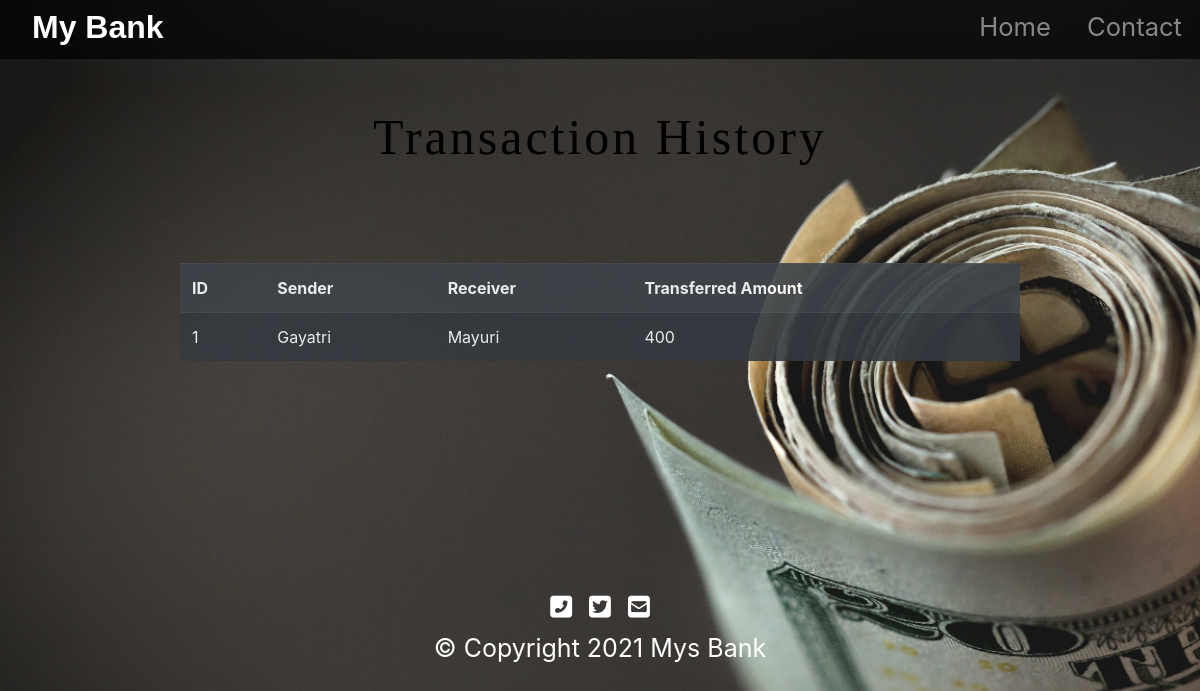
The page /history.php on the database its author committed.
### tables this page shows
CREATE TABLE `history` (
  `his_id` int(11) NOT NULL,
  `sender` varchar(255) NOT NULL,
  `reciever` varchar(255) NOT NULL,
  `amount` bigint(20) NOT NULL
);

### history.php (the view, shortened to what this page needs)
<!DOCTYPE html>
<html lang="en">
<head>
  <link rel="stylesheet" href="https://stackpath.bootstrapcdn.com/bootstrap/4.5.2/css/bootstrap.min.css"
>
  <link rel="stylesheet" type="text/css" href="styles.css">
</head>
<body>
  <div id="title">
    <nav id="navbar" class="navbar navbar-expand-lg navbar-dark ">
      <a id="navbar-brand" href="index.php">My<span>  Bank</span></a>
      <div class="collapse navbar-collapse" id="navbarTogglerDemo01">
        <ul class="navbar-nav ml-auto">
          <li class="nav-item">
            <a class="nav-link" href="index.php">Home</a>
          </li>
          <li class="nav-item">
            <a class="nav-link" href="#footer">Contact</a>
          </li>
        </ul>
      </div>
    </nav>
  </div>
  <?php
 echo '<h1 class="intro"><center>Transaction History</center></h1>';
 echo '<table class=" listtable table-dark table  table-striped table-hover mt-5"  style="opacity: 0.9; width: 70%; margin: auto;">
 <tr>
     <th>ID</th>
     <th>Sender</th>
     <th>Receiver</th>
     <th>Transferred Amount</th>
 </tr>';
    $server = "localhost";
    $username = "root";
    $password = "";
    $database = "bank";
    $con = mysqli_connect($server, $username, $password, $database);
     $sql = "SELECT his_id,sender,reciever,amount FROM history;";
        $result=mysqli_query($con,$sql);
        while($row=mysqli_fetch_array($result)){
            echo '<tr>
            <td>'.$row["his_id"].'</td>
            <td>'.$row["sender"].'</td>
            <td>'.$row["reciever"].'</td>
            <td>'.$row["amount"].'</td>
        </tr>';
          }
 echo'</table>';
?><br>
</body>
<footer id="footer">
  <i class="social-icon fas fa-phone-square-alt"></i>
  <i class="social-icon fab fa-twitter-square"></i>
  <i class="social-icon fas fa-envelope-square"></i>
  <p>© Copyright 2021 Mys Bank</p>
</footer>
</html>

### styles.css (style rules this page uses)
#title { background: rgba(0,0,0,0.7); }
#navbar { text-align: center; padding: 0 0 5px; }
#navbar-brand { text-align: center; text-decoration: none; color:#fdfffc; font-family: sans-serif; font-size: 2rem; font-weight: bold; padding-left: 2rem; }
span { color:white; }
.nav-item { padding: 0 10px; }
.nav-link { font-size: 1.6rem; }
.intro { text-align: center; font-size: 50px; letter-spacing: 3px; font-family: 'sans-serif'; position: relative; padding:4% 8%; color:black; }
#footer { margin-top: 200px; padding: 5% auto; text-align: center; color: white; font-size: 25px; }
.social-icon { margin: 10px 5px; color: white; }

### history.php (style rules this page uses)
body { background-image: url("img/mybank.jpg"); background-size: cover; height: 100%; width: 100%; background-repeat: no-repeat; background-attachment: fixed; }

### rows shown on the page
history: his_id "1", sender "Gayatri", reciever "Mayuri", amount "400"
